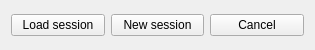
<?xml version="1.0" encoding="UTF-8"?>
<ui version="4.0">
 <class>Form</class>
 <widget class="QWidget" name="Form">
  <property name="geometry">
   <rect>
    <x>0</x>
    <y>0</y>
    <width>315</width>
    <height>50</height>
   </rect>
  </property>
  <property name="windowTitle">
   <string>Form</string>
  </property>
  <layout class="QHBoxLayout" name="horizontalLayout">
   <item>
    <widget class="QPushButton" name="pushButton">
     <property name="text">
      <string>Load session</string>
     </property>
    </widget>
   </item>
   <item>
    <widget class="QPushButton" name="pushButton_2">
     <property name="text">
      <string>New session</string>
     </property>
    </widget>
   </item>
   <item>
    <widget class="QPushButton" name="pushButton_3">
     <property name="text">
      <string>Cancel</string>
     </property>
    </widget>
   </item>
  </layout>
 </widget>
 <resources/>
 <connections/>
</ui>
